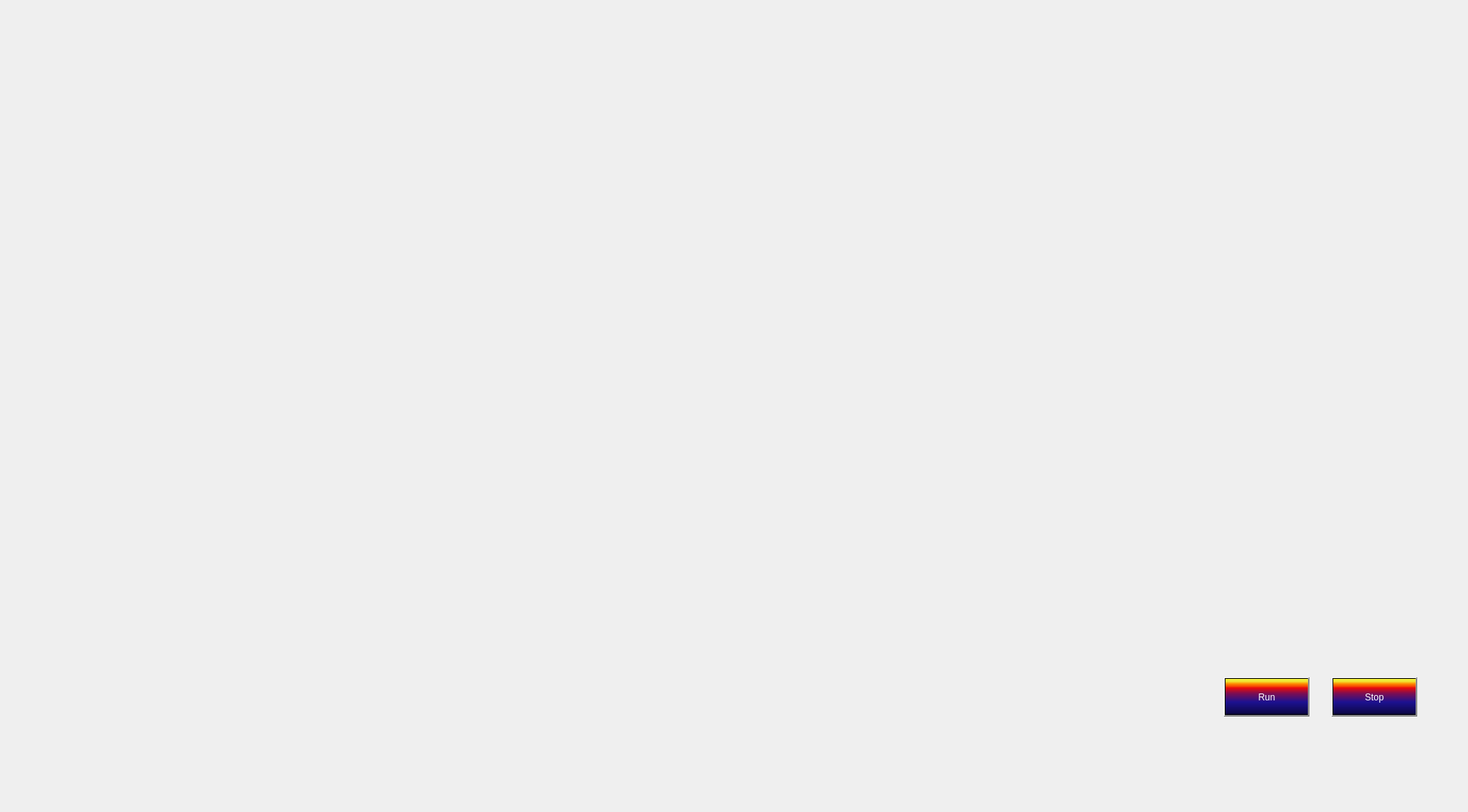
<?xml version="1.0" encoding="UTF-8"?>
<ui version="4.0">
 <class>Form</class>
 <widget class="QWidget" name="Form">
  <property name="geometry">
   <rect>
    <x>0</x>
    <y>0</y>
    <width>1907</width>
    <height>1055</height>
   </rect>
  </property>
  <property name="windowTitle">
   <string>Jarvis</string>
  </property>
  <widget class="QLabel" name="label">
   <property name="geometry">
    <rect>
     <x>0</x>
     <y>0</y>
     <width>1981</width>
     <height>1061</height>
    </rect>
   </property>
   <property name="text">
    <string/>
   </property>
   <property name="pixmap">
    <pixmap resource="JarvisGUI.qrc">:/items/Images/black.jpg</pixmap>
   </property>
   <property name="scaledContents">
    <bool>true</bool>
   </property>
  </widget>
  <widget class="QLabel" name="label_2">
   <property name="geometry">
    <rect>
     <x>970</x>
     <y>150</y>
     <width>351</width>
     <height>521</height>
    </rect>
   </property>
   <property name="text">
    <string/>
   </property>
   <property name="pixmap">
    <pixmap resource="JarvisGUI.qrc">:/items/GIF/body.gif</pixmap>
   </property>
   <property name="scaledContents">
    <bool>true</bool>
   </property>
  </widget>
  <widget class="QLabel" name="label_3">
   <property name="geometry">
    <rect>
     <x>460</x>
     <y>180</y>
     <width>581</width>
     <height>451</height>
    </rect>
   </property>
   <property name="text">
    <string/>
   </property>
   <property name="pixmap">
    <pixmap resource="JarvisGUI.qrc">:/items/GIF/artificial_intelligence_product_rokid.gif</pixmap>
   </property>
   <property name="scaledContents">
    <bool>true</bool>
   </property>
  </widget>
  <widget class="QLabel" name="label_4">
   <property name="geometry">
    <rect>
     <x>0</x>
     <y>-110</y>
     <width>561</width>
     <height>371</height>
    </rect>
   </property>
   <property name="text">
    <string/>
   </property>
   <property name="pixmap">
    <pixmap resource="JarvisGUI.qrc">:/items/GIF/T8bahf.gif</pixmap>
   </property>
   <property name="scaledContents">
    <bool>true</bool>
   </property>
  </widget>
  <widget class="QLabel" name="label_5">
   <property name="geometry">
    <rect>
     <x>10</x>
     <y>180</y>
     <width>391</width>
     <height>231</height>
    </rect>
   </property>
   <property name="text">
    <string/>
   </property>
   <property name="pixmap">
    <pixmap resource="JarvisGUI.qrc">:/items/GIF/MetallicEarth.gif</pixmap>
   </property>
   <property name="scaledContents">
    <bool>true</bool>
   </property>
  </widget>
  <widget class="QLabel" name="label_6">
   <property name="geometry">
    <rect>
     <x>0</x>
     <y>750</y>
     <width>531</width>
     <height>191</height>
    </rect>
   </property>
   <property name="text">
    <string/>
   </property>
   <property name="pixmap">
    <pixmap resource="JarvisGUI.qrc">:/items/GIF/game.gif</pixmap>
   </property>
   <property name="scaledContents">
    <bool>true</bool>
   </property>
  </widget>
  <widget class="QLabel" name="label_8">
   <property name="geometry">
    <rect>
     <x>650</x>
     <y>10</y>
     <width>491</width>
     <height>131</height>
    </rect>
   </property>
   <property name="text">
    <string/>
   </property>
   <property name="pixmap">
    <pixmap resource="JarvisGUI.qrc">:/items/Images/tuse1.png</pixmap>
   </property>
   <property name="scaledContents">
    <bool>true</bool>
   </property>
  </widget>
  <widget class="QTextBrowser" name="textBrowser">
   <property name="geometry">
    <rect>
     <x>710</x>
     <y>50</y>
     <width>301</width>
     <height>51</height>
    </rect>
   </property>
   <property name="styleSheet">
    <string notr="true">background:transparent;border:none; color:white;</string>
   </property>
   <property name="html">
    <string>&lt;!DOCTYPE HTML PUBLIC &quot;-//W3C//DTD HTML 4.0//EN&quot; &quot;http://www.w3.org/TR/REC-html40/strict.dtd&quot;&gt;
&lt;html&gt;&lt;head&gt;&lt;meta name=&quot;qrichtext&quot; content=&quot;1&quot; /&gt;&lt;style type=&quot;text/css&quot;&gt;
p, li { white-space: pre-wrap; }
&lt;/style&gt;&lt;/head&gt;&lt;body style=&quot; font-family:'MS Shell Dlg 2'; font-size:7.8pt; font-weight:400; font-style:normal;&quot;&gt;
&lt;p style=&quot;-qt-paragraph-type:empty; margin-top:0px; margin-bottom:0px; margin-left:0px; margin-right:0px; -qt-block-indent:0; text-indent:0px;&quot;&gt;&lt;br /&gt;&lt;/p&gt;&lt;/body&gt;&lt;/html&gt;</string>
   </property>
  </widget>
  <widget class="QPushButton" name="pushButton">
   <property name="geometry">
    <rect>
     <x>1590</x>
     <y>880</y>
     <width>111</width>
     <height>51</height>
    </rect>
   </property>
   <property name="styleSheet">
    <string notr="true">font: 75 15pt &quot;Terminal&quot;;
background-color: qlineargradient(spread:pad, x1:0, y1:1, x2:0, y2:0, stop:0 rgba(0, 0, 0, 255), stop:0.05 rgba(14, 8, 73, 255), stop:0.36 rgba(28, 17, 145, 255), stop:0.6 rgba(126, 14, 81, 255), stop:0.75 rgba(234, 11, 11, 255), stop:0.79 rgba(244, 70, 5, 255), stop:0.86 rgba(255, 136, 0, 255), stop:0.935 rgba(239, 236, 55, 255));
color:rgb(255, 255, 255)</string>
   </property>
   <property name="text">
    <string>Run</string>
   </property>
  </widget>
  <widget class="QPushButton" name="pushButton_2">
   <property name="geometry">
    <rect>
     <x>1730</x>
     <y>880</y>
     <width>111</width>
     <height>51</height>
    </rect>
   </property>
   <property name="styleSheet">
    <string notr="true">font: 75 15pt &quot;Terminal&quot;;
background-color: qlineargradient(spread:pad, x1:0, y1:1, x2:0, y2:0, stop:0 rgba(0, 0, 0, 255), stop:0.05 rgba(14, 8, 73, 255), stop:0.36 rgba(28, 17, 145, 255), stop:0.6 rgba(126, 14, 81, 255), stop:0.75 rgba(234, 11, 11, 255), stop:0.79 rgba(244, 70, 5, 255), stop:0.86 rgba(255, 136, 0, 255), stop:0.935 rgba(239, 236, 55, 255));
color:rgb(255, 255, 255)</string>
   </property>
   <property name="text">
    <string>Stop</string>
   </property>
  </widget>
  <widget class="QLabel" name="label_7">
   <property name="geometry">
    <rect>
     <x>1410</x>
     <y>340</y>
     <width>491</width>
     <height>531</height>
    </rect>
   </property>
   <property name="text">
    <string/>
   </property>
   <property name="pixmap">
    <pixmap resource="JarvisGUI.qrc">:/items/GIF/examplee.gif</pixmap>
   </property>
   <property name="scaledContents">
    <bool>true</bool>
   </property>
  </widget>
  <widget class="QLabel" name="label_10">
   <property name="geometry">
    <rect>
     <x>90</x>
     <y>450</y>
     <width>221</width>
     <height>231</height>
    </rect>
   </property>
   <property name="text">
    <string/>
   </property>
   <property name="pixmap">
    <pixmap resource="JarvisGUI.qrc">:/items/GIF/faceman.gif</pixmap>
   </property>
   <property name="scaledContents">
    <bool>true</bool>
   </property>
  </widget>
  <widget class="QLabel" name="label_11">
   <property name="geometry">
    <rect>
     <x>1440</x>
     <y>40</y>
     <width>531</width>
     <height>321</height>
    </rect>
   </property>
   <property name="text">
    <string/>
   </property>
   <property name="pixmap">
    <pixmap resource="JarvisGUI.qrc">:/items/GIF/taksd.gif</pixmap>
   </property>
   <property name="scaledContents">
    <bool>true</bool>
   </property>
  </widget>
  <widget class="QLabel" name="label_9">
   <property name="geometry">
    <rect>
     <x>1100</x>
     <y>10</y>
     <width>491</width>
     <height>131</height>
    </rect>
   </property>
   <property name="text">
    <string/>
   </property>
   <property name="pixmap">
    <pixmap resource="JarvisGUI.qrc">:/items/Images/tuse1.png</pixmap>
   </property>
   <property name="scaledContents">
    <bool>true</bool>
   </property>
  </widget>
  <widget class="QTextBrowser" name="textBrowser_2">
   <property name="geometry">
    <rect>
     <x>1150</x>
     <y>50</y>
     <width>301</width>
     <height>51</height>
    </rect>
   </property>
   <property name="styleSheet">
    <string notr="true">background:transparent;border:none; color:white;</string>
   </property>
   <property name="html">
    <string>&lt;!DOCTYPE HTML PUBLIC &quot;-//W3C//DTD HTML 4.0//EN&quot; &quot;http://www.w3.org/TR/REC-html40/strict.dtd&quot;&gt;
&lt;html&gt;&lt;head&gt;&lt;meta name=&quot;qrichtext&quot; content=&quot;1&quot; /&gt;&lt;style type=&quot;text/css&quot;&gt;
p, li { white-space: pre-wrap; }
&lt;/style&gt;&lt;/head&gt;&lt;body style=&quot; font-family:'MS Shell Dlg 2'; font-size:7.8pt; font-weight:400; font-style:normal;&quot;&gt;
&lt;p style=&quot;-qt-paragraph-type:empty; margin-top:0px; margin-bottom:0px; margin-left:0px; margin-right:0px; -qt-block-indent:0; text-indent:0px;&quot;&gt;&lt;br /&gt;&lt;/p&gt;&lt;/body&gt;&lt;/html&gt;</string>
   </property>
  </widget>
  <widget class="QLabel" name="label_12">
   <property name="geometry">
    <rect>
     <x>640</x>
     <y>680</y>
     <width>681</width>
     <height>351</height>
    </rect>
   </property>
   <property name="text">
    <string/>
   </property>
   <property name="pixmap">
    <pixmap resource="JarvisGUI.qrc">:/items/Images/gggf.jpg</pixmap>
   </property>
   <property name="scaledContents">
    <bool>true</bool>
   </property>
  </widget>
  <widget class="QTextBrowser" name="textBrowser_3">
   <property name="geometry">
    <rect>
     <x>680</x>
     <y>740</y>
     <width>601</width>
     <height>231</height>
    </rect>
   </property>
   <property name="styleSheet">
    <string notr="true">background:transparent;</string>
   </property>
  </widget>
 </widget>
 <resources>
  <include location="JarvisGUI.qrc"/>
 </resources>
 <connections/>
</ui>
